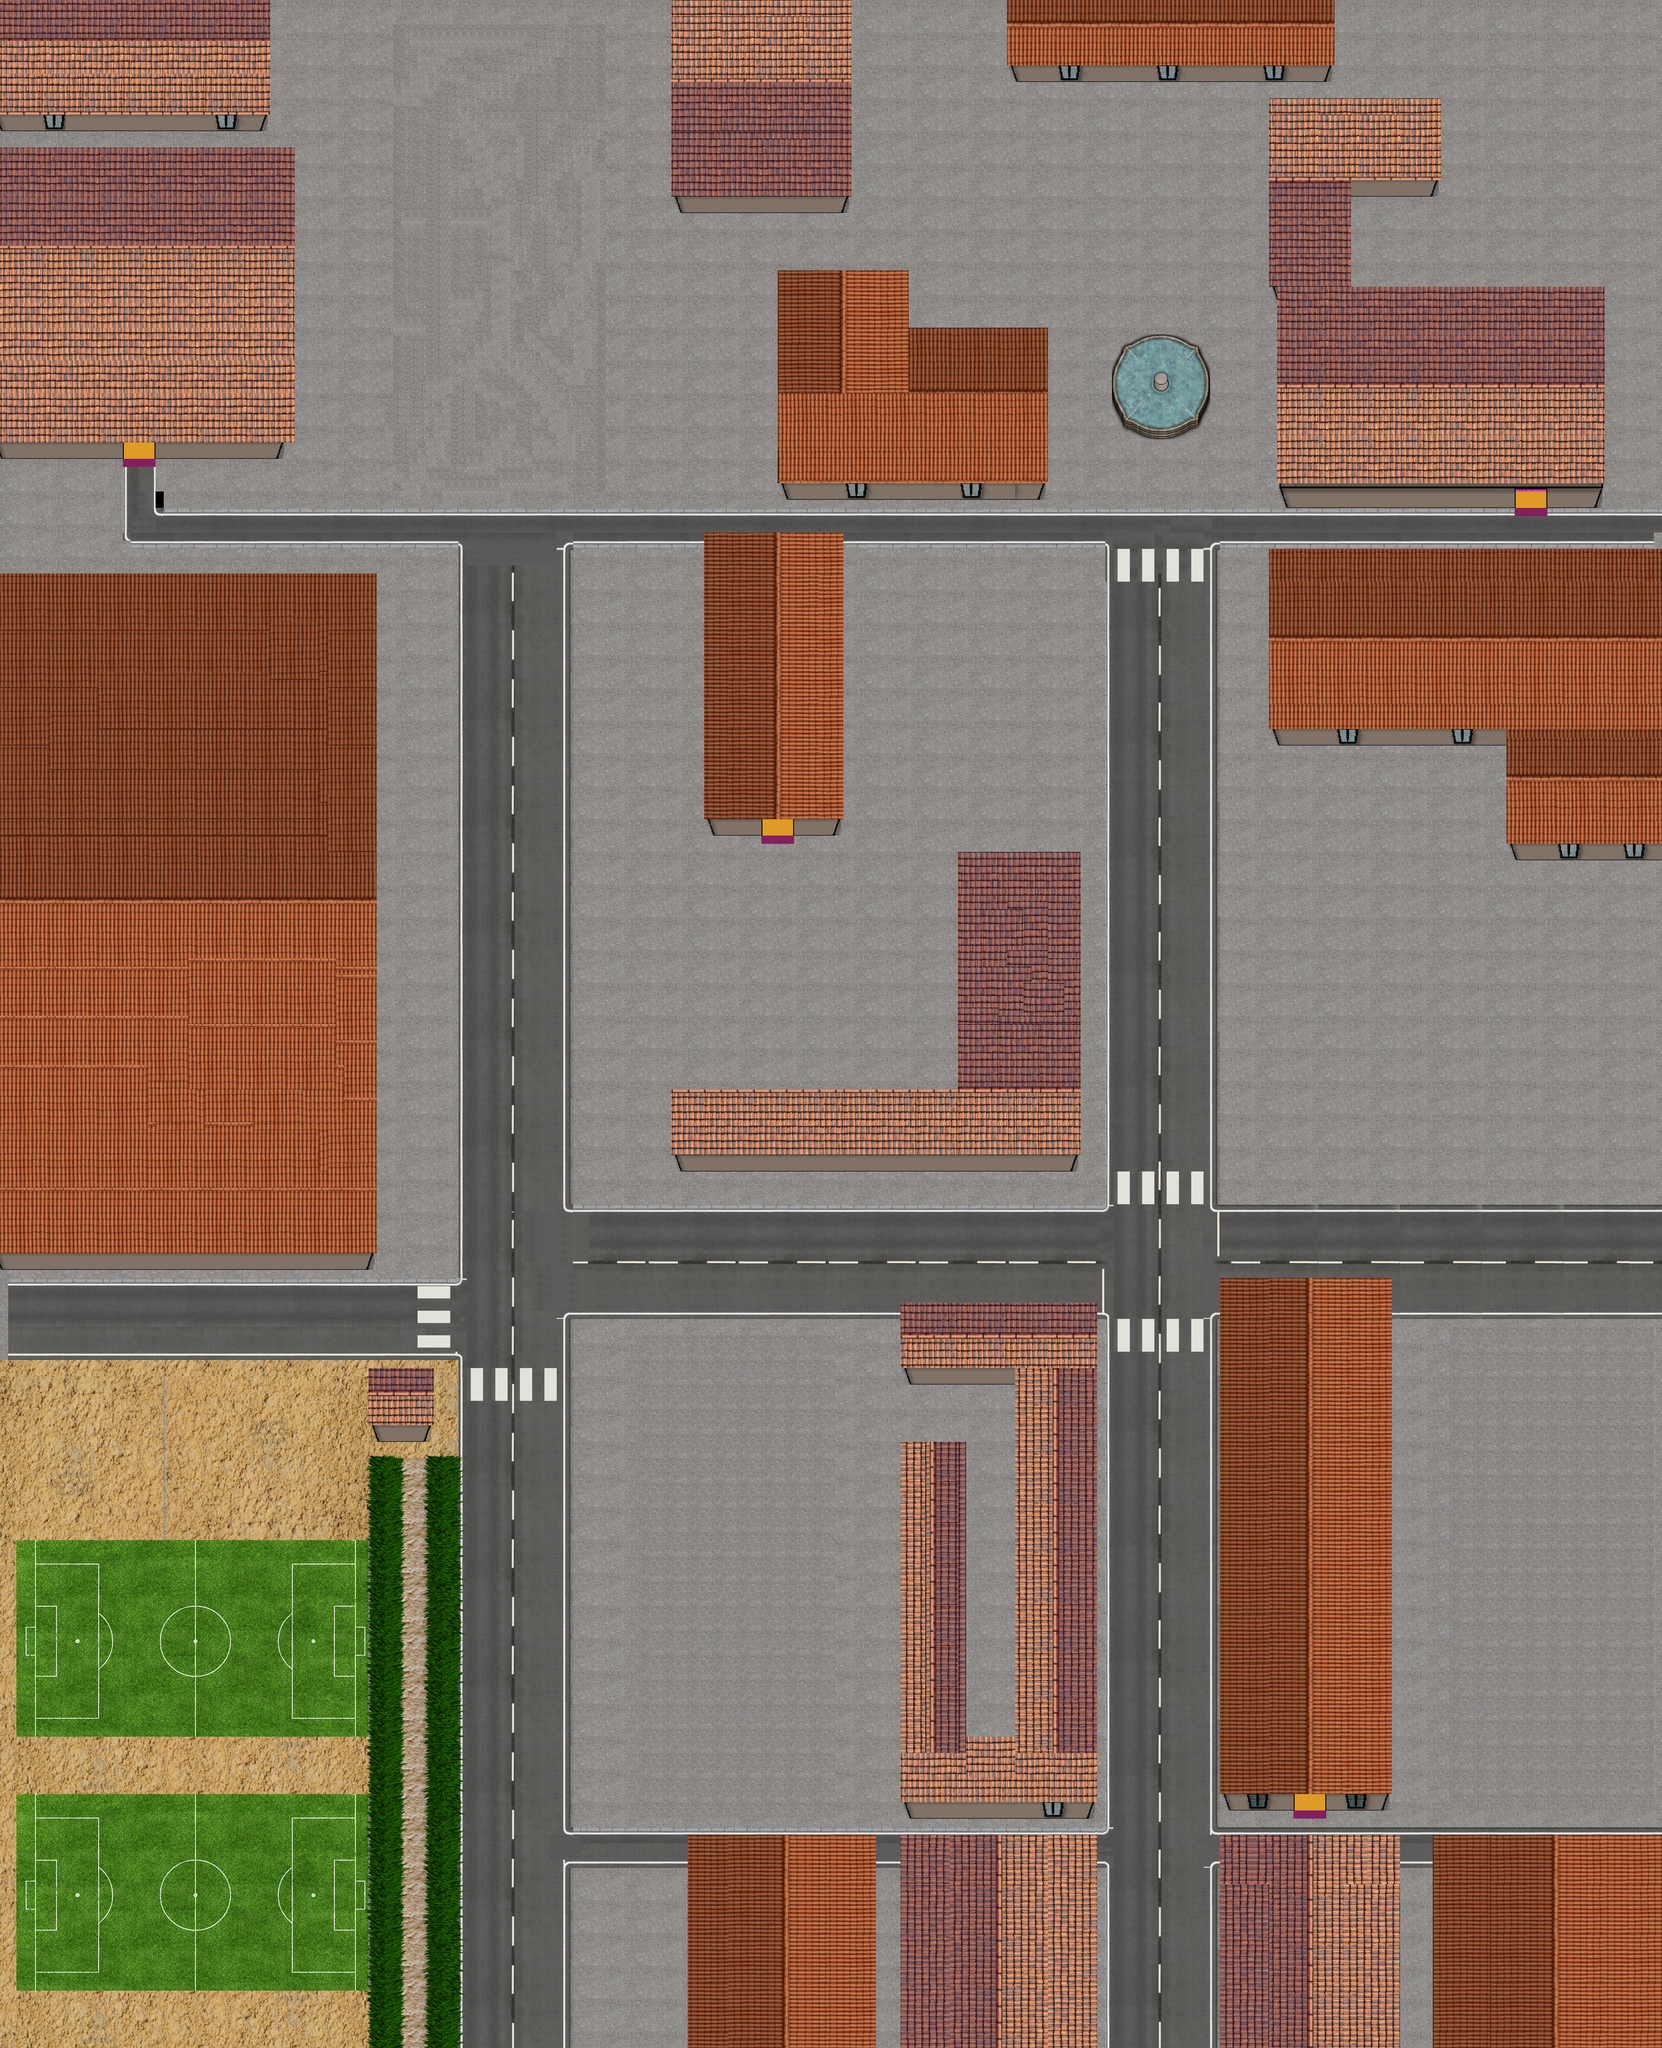

A 2D game scene composited from a Tiled map and its tileset images. What follows is a short description and the map's XML, with each tile layer's data collapsed to a summary:
An orthogonal 203x250 tile map with 16x16 px tiles, 10 tile layers (blocked, lowground, events, objects, ...), 13 tilesets.

<map version="1.0" orientation="orthogonal" width="203" height="250" tilewidth="16" tileheight="16">
 <tileset firstgid="1" name="House done" tilewidth="16" tileheight="16">
  <image source="../tileset/House done.png" width="640" height="640" />
 </tileset>
 <tileset firstgid="1601" name="Floorset1" tilewidth="16" tileheight="16">
  <image source="../tileset/Floorset1.png" width="256" height="256" />
 </tileset>
 <tileset firstgid="1857" name="HouseBaseTiles2" tilewidth="16" tileheight="16">
  <image source="../tileset/HouseBaseTiles2.png" width="64" height="128" />
 </tileset>
 <tileset firstgid="1889" name="Blocked" tilewidth="16" tileheight="16">
  <image source="../tileset/Blocked.png" width="128" height="128" />
 </tileset>
 <tileset firstgid="1953" name="events" tilewidth="16" tileheight="16">
  <image source="../tileset/events.png" width="32" height="32" />
  <tile id="0">
   <properties>
    <property name="buyzone" value="1" />
   </properties>
  </tile>
  <tile id="1">
   <properties>
    <property name="indoors" value="1" />
   </properties>
  </tile>
  <tile id="2">
   <properties>
    <property name="indoors" value="0" />
   </properties>
  </tile>
  <tile id="3">
   <properties>
    <property name="doorway" value="1" />
   </properties>
  </tile>
 </tileset>
 <tileset firstgid="1957" name="Rooftiles" tilewidth="16" tileheight="16">
  <image source="../tileset/Rooftiles.png" width="384" height="256" />
 </tileset>
 <tileset firstgid="2341" name="Grass" tilewidth="16" tileheight="16">
  <image source="../tileset/Grass.png" width="1942" height="1100" />
 </tileset>
 <tileset firstgid="10569" name="objectcolors" tilewidth="16" tileheight="16">
  <image source="../tileset/objectcolors.png" width="64" height="64" />
  <tile id="13">
   <properties>
    <property name="object" value="LAMP" />
   </properties>
  </tile>
 </tileset>
 <tileset firstgid="10585" name="roads" tilewidth="16" tileheight="16">
  <image source="../tileset/roadtile.png" width="900" height="675" />
 </tileset>
 <tileset firstgid="12937" name="footballfield" tilewidth="16" tileheight="16">
  <image source="../tileset/fotboll.jpg" width="700" height="394" />
 </tileset>
 <tileset firstgid="13969" name="groundtiles" tilewidth="16" tileheight="16">
  <image source="../tileset/groundtile.png" width="1942" height="1100" />
 </tileset>
 <tileset firstgid="22197" name="furniture" tilewidth="16" tileheight="16">
  <image source="../tileset/FurnitureSheet.png" width="640" height="640" />
 </tileset>
 <tileset firstgid="23797" name="fountain" tilewidth="16" tileheight="16">
  <image source="../tileset/fountain.png" width="250" height="250" />
 </tileset>
 <layer name="blocked" width="203" height="250">
  <data>[50750 cells, 2717 non-empty, 1 distinct tile ids]</data>
 </layer>
 <layer name="lowground" width="203" height="250">
  <data>[50750 cells, 50748 non-empty, 2077 distinct tile ids]</data>
 </layer>
 <layer name="events" width="203" height="250">
  <data>[50750 cells, 87 non-empty, 3 distinct tile ids]</data>
 </layer>
 <layer name="objects" width="203" height="250">
  <data>[50750 cells, 0 non-empty, 0 distinct tile ids]</data>
 </layer>
 <layer name="highground" width="203" height="250">
  <data>[50750 cells, 2566 non-empty, 732 distinct tile ids]</data>
 </layer>
 <layer name="walls" width="203" height="250">
  <data>[50750 cells, 3854 non-empty, 370 distinct tile ids]</data>
 </layer>
 <layer name="Furniture" width="203" height="250">
  <data>[50750 cells, 94 non-empty, 47 distinct tile ids]</data>
 </layer>
 <layer name="overlay" width="203" height="250">
  <data>[50750 cells, 1267 non-empty, 254 distinct tile ids]</data>
 </layer>
 <layer name="roof" width="203" height="250">
  <data>[50750 cells, 6696 non-empty, 192 distinct tile ids]</data>
 </layer>
 <layer name="static roof" width="203" height="250">
  <data>[50750 cells, 9542 non-empty, 196 distinct tile ids]</data>
 </layer>
</map>